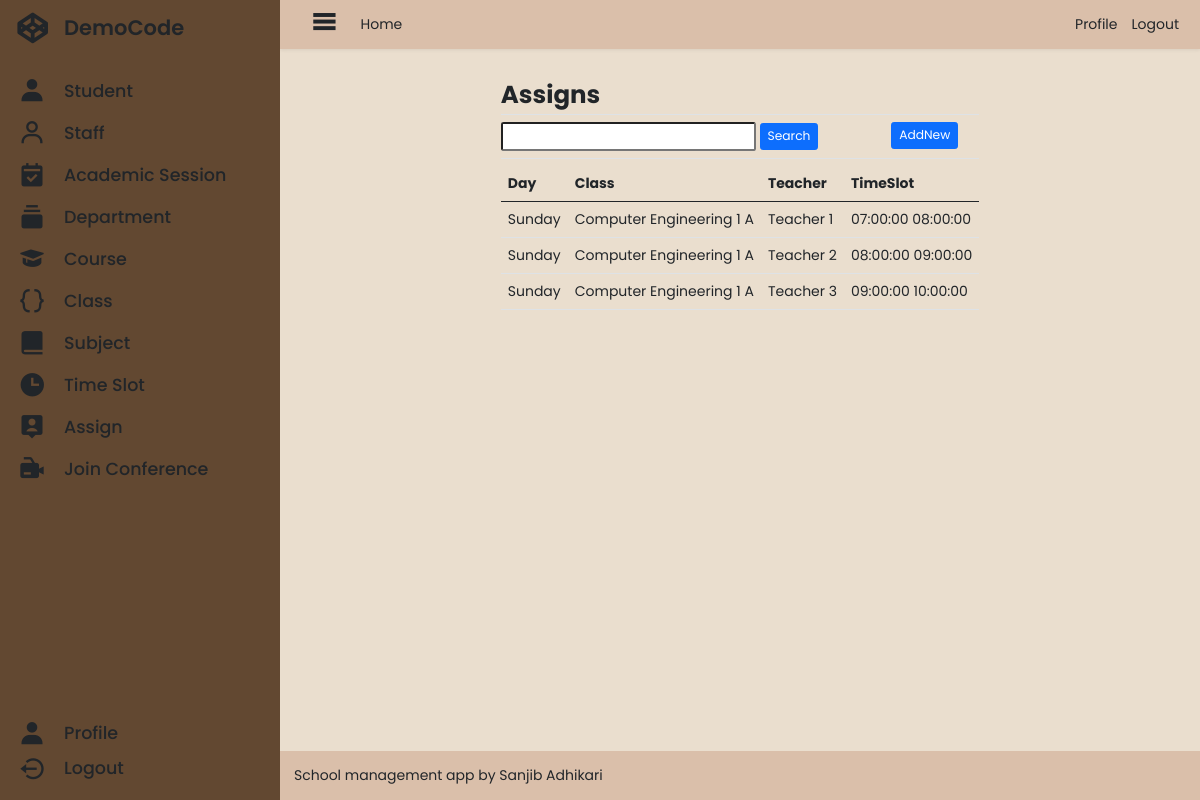
The page /administrator/assign_list/ (signed in) on the database its author committed.
### administrator/models.py (models this page shows, shortened)
class Assign(models.Model):
    id = models.UUIDField(
        verbose_name=_("ID"),
        primary_key=True,
        default=uuid.uuid4,
        editable=False,
    )
    day = models.CharField(
        verbose_name=_("Day"),
        max_length=15,
        choices=DAYS_OF_WEEK,
    )
    timeslot = models.ForeignKey(
        TimeSlot,
        on_delete=models.CASCADE,
    )
    teacher = models.ForeignKey(
        Staff,
        on_delete=models.SET_NULL,
        null=True,
        blank=True,
    )
    assign_class = models.ForeignKey(
        Class,
        on_delete=models.CASCADE,
        verbose_name=_("Class"),
    )
    subject = models.ForeignKey(
        Subject,
        on_delete=models.SET_NULL,
        blank=True,
        null=True,
    )
    class Meta:
        unique_together = (("day", "timeslot", "teacher", "assign_class"),)

class Class(models.Model):
    id = models.UUIDField(
        verbose_name=_("ID"),
        primary_key=True,
        default=uuid.uuid4,
        editable=False,
    )
    academic_session = models.ForeignKey(
        AcademicSession,
        on_delete=models.SET_NULL,
        null=True,
        blank=True,
    )
    course = models.ForeignKey(
        Course,
        on_delete=models.SET_NULL,
        blank=True,
        null=True,
    )
    semester = models.IntegerField(
        verbose_name=_("Semester"),
    )
    section = models.CharField(
        verbose_name=_("section"),
        max_length=2,
    )
    def __str__(self):
        return f"{self.course} {self.semester} {self.section}"
    class Meta:
        ordering = ("-academic_session",)
        verbose_name = "Class"
        verbose_name_plural = "Classes"

class Course(models.Model):
    id = models.UUIDField(
        verbose_name=_("ID"),
        primary_key=True,
        default=uuid.uuid4,
        editable=False,
    )
    name = models.CharField(
        verbose_name=_("Name"),
        max_length=127,
    )
    code = models.CharField(
        verbose_name=_("Code"),
        max_length=15,
    )
    department = models.ForeignKey(
        Department,
        on_delete=models.SET_NULL,
        blank=True,
        null=True,
    )
    def __str__(self):
        return self.name

class Staff(models.Model):
    id = models.UUIDField(
        verbose_name=_("ID"),
        primary_key=True,
        default=uuid.uuid4,
        editable=False,
    )
    user = models.OneToOneField(
        User,
        on_delete=models.SET_NULL,
        null=True,
        blank=True,
    )
    gender = models.CharField(
        verbose_name=_("Gender"),
        max_length=7,
        choices=GENDER_CHOICE,
        default="Male",
    )
    dob = models.DateField(
        verbose_name=_("Date Of Birth"),
    )
    fathers_name = models.CharField(
        verbose_name=_("Father's Name"),
        max_length=127,
        blank=True,
        null=True,
    )
    permanent_address = models.ForeignKey(
        Address,
        on_delete=models.SET_NULL,
        blank=True,
        null=True,
        related_name="staff_permanent_address",
    )
    current_address = models.ForeignKey(
        Address,
        on_delete=models.SET_NULL,
        null=True,
        blank=True,
        related_name="staff_current_address",
    )
    document = models.FileField(
        verbose_name=_("Any Document"),
        upload_to=get_document,
        blank=True,
        null=True,
    )
    created = models.DateTimeField(
        verbose_name=_("Created"),
        auto_now_add=True,
    )
    def __str__(self):
        return self.user.name

class TimeSlot(models.Model):
    id = models.UUIDField(
        primary_key=True,
        default=uuid.uuid4,
        editable=False,
    )
    start_time = models.TimeField()
    end_time = models.TimeField()
    def __str__(self):
        return f"{self.start_time} {self.end_time}"

### base/models.py (models this page shows, shortened)
class User(AbstractBaseUser):
    id = models.UUIDField(
        verbose_name=_("ID"),
        primary_key=True,
        default=uuid.uuid4,
        editable=False,
    )
    email = models.EmailField(
        verbose_name=_("Email"),
        max_length=127,
        unique=True,
        error_messages={
            "null": _("Email field is required."),
            "unique": _("An account with that email already exists. Please login to continue."),
            "invalid": _("Enter a valid email address."),
        },
    )
    username = models.CharField(
        verbose_name=_("Username"),
        max_length=127,
        unique=True,
        error_messages={
            "null": _("Username field is required."),
            "unique": _("An account with that username already exists."),
            "invalid": _("Enter a valid username."),
        },
        help_text=_("Better to use your email address all characters before @."),
    )
    user_type = models.ForeignKey(
        UserType,
        on_delete=models.SET_NULL,
        related_name="user_type",
        null=True,
        blank=True,
    )
    name = models.CharField(
        verbose_name=_("Full Name"),
        max_length=255,
        null=True,
        blank=True,
    )
    contact_number = PhoneNumberField(
        verbose_name=_("Contact Number"),
        null=True,
        blank=True,
    )
    avatar = models.ImageField(
        verbose_name=_("Avatar"),
        blank=True,
        null=True,
        default=get_default_avatar,
        upload_to=get_user_avatar,
    )
    is_email_verified = models.BooleanField(
        verbose_name=_("Email Verification Status"),
        default=get_email_verified_value,
        help_text=_("Designates whether this user is verified or not."),
    )
    is_staff = models.BooleanField(
        verbose_name=_("Staff Status"),
        default=False,
        help_text=_("Designates whether the user can log into this admin site."),
    )
    is_active = models.BooleanField(
        verbose_name=_("Active"),
        default=True,
        help_text=_(
            "Designates whether this user should be treated as active."
            "Unselect this field instead of deleting accounts."
        ),
    )
    is_superuser = models.BooleanField(
        _("superuser status"),
        default=False,
        help_text=_("Designates that this user has all permissions without explicitly assigning them."),
    )
    user_permissions = models.ManyToManyField(
        Permission,
        verbose_name=_("user permissions"),
        blank=True,
        help_text=_("Specific permissions for this user."),
        related_name="user_set",
        related_query_name="user",
    )
    groups = models.ManyToManyField(
        Group,
        verbose_name=_("Groups"),
        blank=True,
        help_text=_(
            "The groups this user belongs to. A user will get all permissions granted to each of their groups."
        ),
        related_name="user_set",
        related_query_name="user",
    )
    last_login = models.DateTimeField(
        verbose_name=_("Last Login"),
        auto_now=True,
    )
    date_joined = models.DateTimeField(
        verbose_name=_("Date Joined"),
        auto_now_add=True,
        editable=False,
    )
    objects = UserManager()
    USERNAME_FIELD = "email"
    REQUIRED_FIELDS = []
    class Meta:
        verbose_name = _("User")
        verbose_name_plural = _("Users")
        ordering = ["-date_joined"]

### administrator/decorators.py (the view)
    def message_function(request, uuid=None, *args, **kwargs):
        if isinstance(request, WSGIRequest):
            if request.user.is_authenticated and not request.user.user_type.name == "administrator":
                messages.error(request, "You must login as administrator to access this page.")
            elif not request.user.is_authenticated:
                messages.error(request, "You must login to access this page.")
        return function(request, uuid, *args, **kwargs)

### administrator/views.py (called while the page is built)
@administrator_message
@administrator_required
def list_assign_view(request, *args, **kwargs):
    context = {}
    assigns = Assign.objects.all()
    context["assigns"] = assigns
    return render(request, "administrator/assign/assign_list.html", context)

### administrator/templates/administrator/assign/assign_list.html (shortened to what this page needs)
{% extends 'administrator/base.html' %}
{% load static %}
{% load crispy_forms_tags %}
{% block main %}
<div class="container">
    <div class="d-flex flex-column">
        <Legend class="m-0 fw-bold fs-3 border-bottom">Assigns</Legend>
        <div class="d-flex justify-content-between my-2 pb-2 border-bottom">
            <form method="post">
                <input type="text" name="search" class="form-control-sm">
                <button class="btn btn-sm btn-primary" type="submit">Search</button>
            </form>
            <div>
                <a href="{% url 'administrator:assign-add' %}" class="btn btn-sm btn-primary mx-4">AddNew</a>
            </div>
        </div>
        {% if assigns %}
        <table class="table table-hover table-responsive">
            <thead class="thead-dark">
                <tr>
                    <th scope="col">Day</th>
                    <th scope="col">Class</th>
                    <th scope="col">Teacher</th>
                    <th scope="col">TimeSlot</th>
                </tr>
            </thead>
            <tbody>
                {% for object in assigns %}
                <tr>
                    <td><a href="{% url 'administrator:assign-detail' uuid=object.id %}">{{object.day}}</a></td>
                    <td><a href="{% url 'administrator:assign-detail' uuid=object.id %}">{{object.assign_class}}</a></td>
                    <td><a href="{% url 'administrator:assign-detail' uuid=object.id %}">{{object.teacher}}</a></td>
                    <td><a href="{% url 'administrator:assign-detail' uuid=object.id %}">{{object.timeslot}}</a></td>
                </tr>
                {% endfor %}
            </tbody>
        </table>
        {% else %}
        <div class="d-flex justify-content-center">No Records.</div>
        {% endif %}
    </div>
</div>
{% endblock main %}

### static/css/base.css (style rules this page uses)
*, *::before, *::after { box-sizing: border-box; }
* { margin: 0; padding: 0; font-size: 14px; font-family: 'Poppins', sans-serif; }
a, a:hover { text-decoration: none; color: inherit; }
body { margin: 0; padding: 0; width: 100vw; height: 100vh; display: flex; }
.container { padding: 1rem; display: flex; flex-direction: column; align-items: center; overflow: auto; max-width: calc(100% - 2rem); height: 100%; }
form { width: 100%; max-width: 600px; }
legend { font-weight: 600; }

### rows shown on the page
Assign: day "Sunday", assign_class "Computer Engineering 1 A", teacher "Teacher 1", timeslot "07:00:00 08:00:00"
Assign: day "Sunday", assign_class "Computer Engineering 1 A", teacher "Teacher 2", timeslot "08:00:00 09:00:00"
Assign: day "Sunday", assign_class "Computer Engineering 1 A", teacher "Teacher 3", timeslot "09:00:00 10:00:00"
